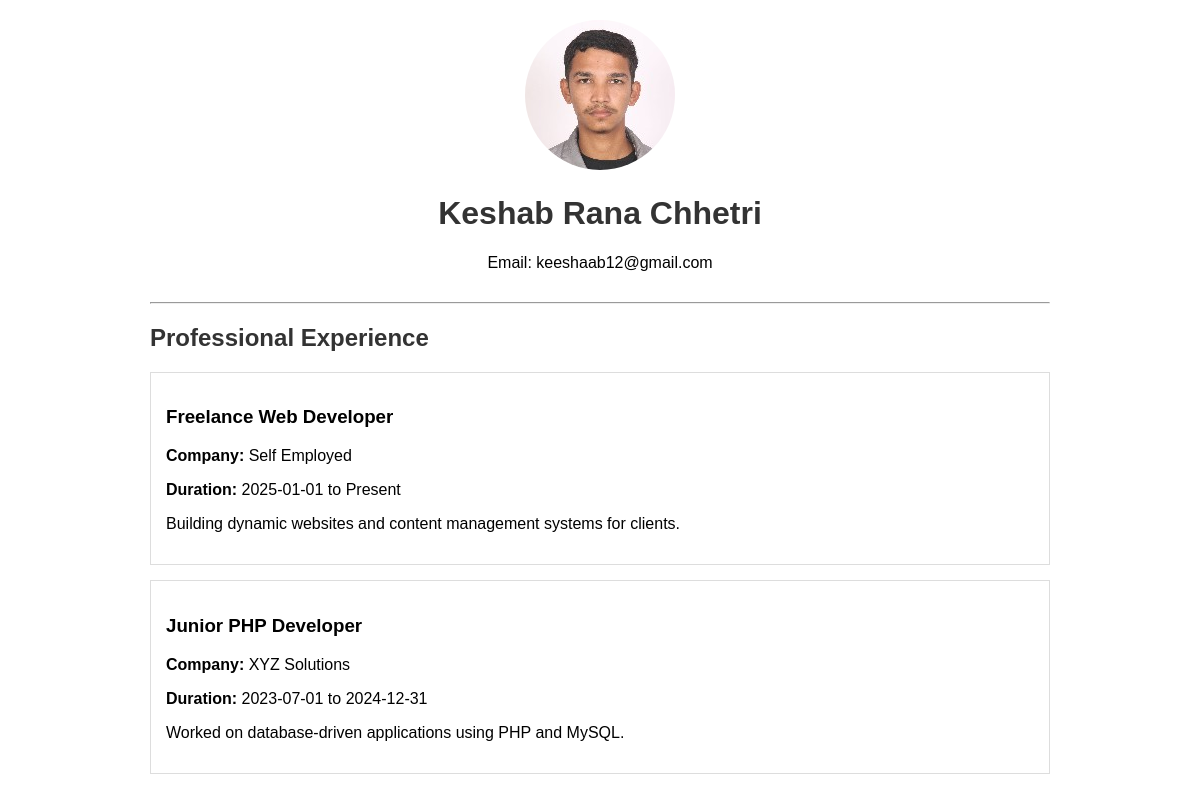
The page / on the database its author committed.
### tables this page shows
CREATE TABLE `users` (
  `id` int(11) NOT NULL,
  `email` varchar(255) NOT NULL,
  `password` varchar(255) NOT NULL,
  `avatar_path` varchar(255) NOT NULL
);

CREATE TABLE `experience` (
  `id` int(11) NOT NULL,
  `job_title` varchar(100) NOT NULL,
  `company_name` varchar(100) NOT NULL,
  `start_date` date NOT NULL,
  `end_date` date DEFAULT NULL,
  `description` text NOT NULL
);

### index.php (the view, shortened to what this page needs)
<?php
include 'db.php';
$userResult = $conn->query(
    "SELECT email, avatar_path FROM users LIMIT 1"
);
$user = null;
if($userResult && $userResult->num_rows > 0)
{
    $user = $userResult->fetch_assoc();
}
$experienceResult = $conn->query(
    "SELECT * FROM experience
     ORDER BY start_date DESC"
);
?>
<!DOCTYPE html>
<html>
<head>
    <link rel="stylesheet" href="css/index.css">
</head>
<body>
<div class="profile">
<?php
if($user && !empty($user['avatar_path']))
{
?>
<img
    src="<?php echo htmlspecialchars($user['avatar_path']); ?>"
    alt="Profile Picture">
<?php
}
?>
<h1>Keshab Rana Chhetri</h1>
<?php
if($user)
{
?>
<p>
    Email:
    <?php echo htmlspecialchars($user['email']); ?>
</p>
<?php
}
?>
</div>
<hr>
<h2>Professional Experience</h2>
<?php
if($experienceResult &&
   $experienceResult->num_rows > 0)
{
    while($row =
        $experienceResult->fetch_assoc())
    {
?>
<div class="experience">
<h3>
<?php
echo htmlspecialchars(
    $row['job_title']
);
?>
</h3>
<p>
<strong>Company:</strong>
<?php
echo htmlspecialchars(
    $row['company_name']
);
?>
</p>
<p>
<strong>Duration:</strong>
<?php
echo htmlspecialchars(
    $row['start_date']
);
?>
to
<?php
echo $row['end_date']
    ? htmlspecialchars(
        $row['end_date']
      )
    : "Present";
?>
</p>
<p>
<?php
echo nl2br(
    htmlspecialchars(
        $row['description']
    )
);
?>
</p>
</div>
<?php
    }
}
else
{
?>
<p>
No professional experience records found.
</p>
<?php
}
?>
</body>
</html>

### css/index.css (style rules this page uses)
body { font-family: Arial, sans-serif; max-width:900px; margin:auto; padding:20px; }
.profile { text-align:center; margin-bottom:30px; }
.profile img { width:150px; height:150px; border-radius:50%; object-fit:cover; }
.experience { border:1px solid #ddd; padding:15px; margin-bottom:15px; }
h1,h2 { color:#333; }

### rows shown on the page
users: avatar_path (picture), email "keeshaab12@gmail.com"
experience: job_title "Freelance Web Developer", company_name "Self Employed", start_date "2025-01-01", shows "Present", description "Building dynamic websites and content management systems for clients."
experience: job_title "Junior PHP Developer", company_name "XYZ Solutions", start_date "2023-07-01", end_date "2024-12-31", description "Worked on database-driven applications using PHP and MySQL."
